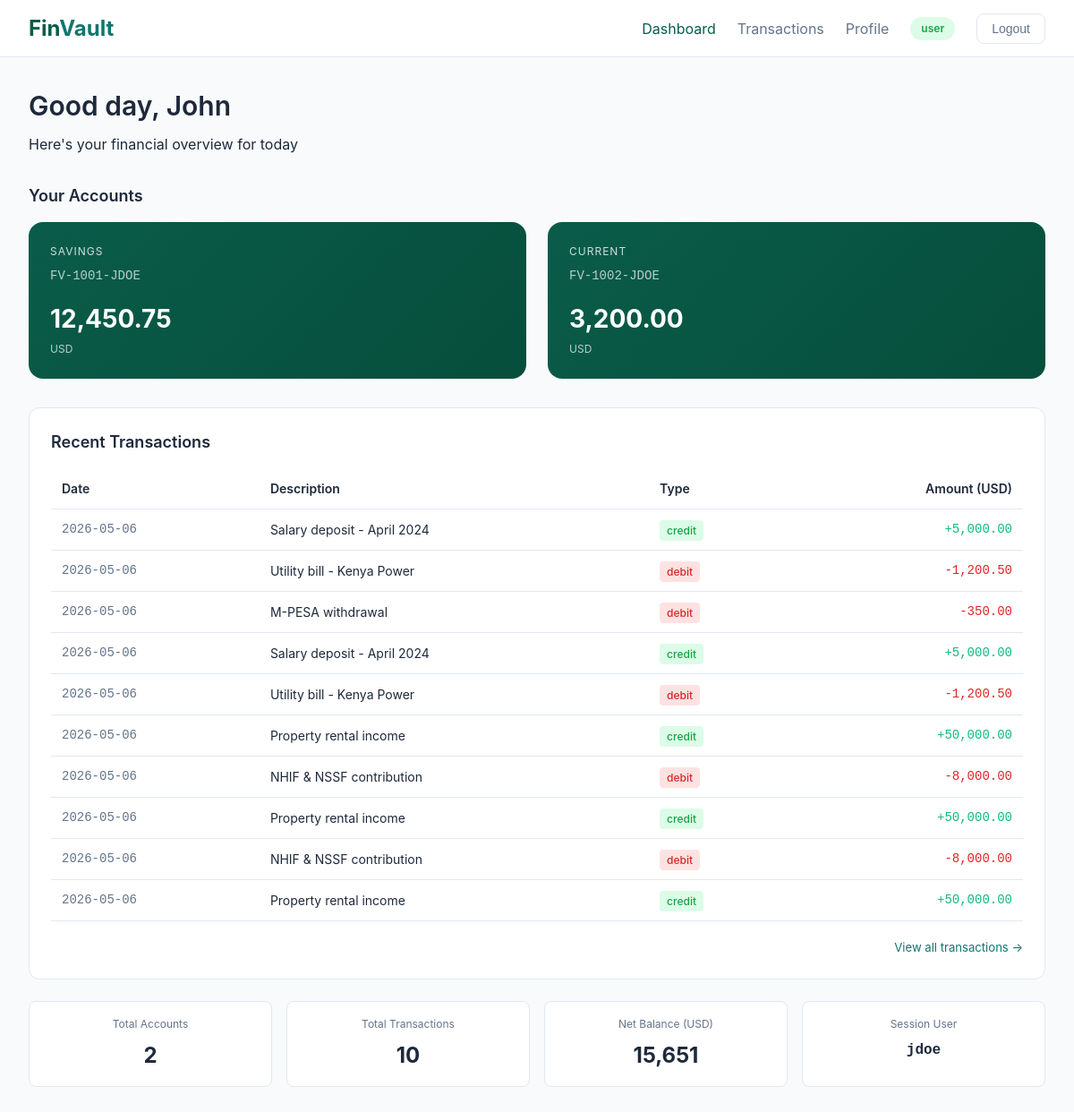
/dashboard (signed in), run on the app's committed database.
### tables this page shows
CREATE TABLE accounts (
            id          INTEGER PRIMARY KEY AUTOINCREMENT,
            user_id     INTEGER,
            account_no  TEXT UNIQUE NOT NULL,
            type        TEXT DEFAULT 'savings',
            balance     REAL DEFAULT 0.0,
            currency    TEXT DEFAULT 'USD',
            FOREIGN KEY (user_id) REFERENCES users(id)
        );

CREATE TABLE transactions (
            id          INTEGER PRIMARY KEY AUTOINCREMENT,
            account_id  INTEGER,
            type        TEXT,
            amount      REAL,
            description TEXT,
            created_at  TEXT DEFAULT (datetime('now')),
            FOREIGN KEY (account_id) REFERENCES accounts(id)
        );

### app.py (the view)
@app.route("/dashboard")
@login_required
def dashboard():
    db = get_db()
    accounts = db.execute(
        "SELECT * FROM accounts WHERE user_id=?", (session["user_id"],)
    ).fetchall()
    recent_txns = []
    for acc in accounts:
        txns = db.execute(
            "SELECT * FROM transactions WHERE account_id=? ORDER BY created_at DESC LIMIT 5",
            (acc["id"],)
        ).fetchall()
        recent_txns.extend(txns)
    db.close()
    return render_template("dashboard.html",
                           accounts=accounts,
                           transactions=recent_txns)

### app.py (called while the page is built)
def get_db():
    db = sqlite3.connect(DB_PATH)
    db.row_factory = sqlite3.Row
    return db

def login_required(f):
    @wraps(f)
    def decorated(*args, **kwargs):
        if "user_id" not in session:
            return redirect(url_for("login"))
        return f(*args, **kwargs)
    return decorated

### templates/dashboard.html (shortened to what this page needs)
{% extends "base.html" %}
{% block body %}
<nav>
  <a class="nav-brand" href="/dashboard">Fin<span>Vault</span></a>
  <div class="nav-links">
    <a href="/dashboard" class="active">Dashboard</a>
    <a href="/transactions">Transactions</a>
    <a href="/profile">Profile</a>
    <span class="badge badge-{{ session.role }}">{{ session.role }}</span>
    <form action="/logout" method="GET" style="display:inline">
      <button class="btn-logout">Logout</button>
    </form>
  </div>
</nav>
<div class="page">
  <div class="page-header">
    <h1>Good day, {{ session.full_name.split()[0] }}</h1>
    <p>Here's your financial overview for today</p>
  </div>
  <div class="card-title">Your Accounts</div>
  {% if accounts %}
  <div class="grid-3" style="margin-bottom:2rem">
    {% for acc in accounts %}
    <div class="account-card">
      <div class="account-type">{{ acc.type }}</div>
      <div class="account-no">{{ acc.account_no }}</div>
      <div class="account-balance">
        {% if acc.balance >= 0 %}
          {{ "{:,.2f}".format(acc.balance) }}
        {% else %}
          -{{ "{:,.2f}".format(acc.balance|abs) }}
        {% endif %}
      </div>
      <div class="account-currency">{{ acc.currency }}</div>
    </div>
    {% endfor %}
  </div>
  {% else %}
  <div class="alert alert-info">No accounts found.</div>
  {% endif %}
  <div class="card">
    <p class="card-title">Recent Transactions</p>
    {% if transactions %}
    <div class="table-wrap">
      <table>
        <thead>
          <tr>
            <th>Date</th>
            <th>Description</th>
            <th>Type</th>
            <th style="text-align:right">Amount (USD)</th>
          </tr>
        </thead>
        <tbody>
          {% for txn in transactions[:10] %}
          <tr>
            <td class="mono text-muted">{{ txn.created_at[:10] }}</td>
            <td>{{ txn.description }}</td>
            <td>
              <span class="tag {% if txn.type == 'credit' %}tag-savings{% else %}tag-current{% endif %}">
                {{ txn.type }}
              </span>
            </td>
            <td style="text-align:right" class="mono {% if txn.type == 'credit' %}credit{% else %}debit{% endif %}">
              {% if txn.type == 'credit' %}+{% else %}-{% endif %}{{ "{:,.2f}".format(txn.amount) }}
            </td>
          </tr>
          {% endfor %}
        </tbody>
      </table>
    </div>
    <div style="margin-top:1rem;text-align:right">
      <a href="/transactions" style="color:var(--accent);font-size:.82rem;text-decoration:none;">
        View all transactions →
      </a>
    </div>
    {% else %}
    <div class="text-muted">No transactions yet.</div>
    {% endif %}
  </div>
  <div class="stat-row">
    <div class="stat">
      <div class="stat-label">Total Accounts</div>
      <div class="stat-value">{{ accounts|length }}</div>
    </div>
    <div class="stat">
      <div class="stat-label">Total Transactions</div>
      <div class="stat-value">{{ transactions|length }}</div>
    </div>
    <div class="stat">
      <div class="stat-label">Net Balance (USD)</div>
      <div class="stat-value">{{ "{:,.0f}".format(accounts|sum(attribute='balance')) }}</div>
    </div>
    <div class="stat">
      <div class="stat-label">Session User</div>
      <div class="stat-value" style="font-family:'DM Mono',monospace;font-size:1rem;">{{ session.username }}</div>
    </div>
  </div>
</div>
{% endblock %}

### templates/base.html (shortened to what this page needs)
<!DOCTYPE html>
<html lang="en">
<head>
</head>
<body>
    {% block body %}{% endblock %}
</body>
</html>

### templates/base.html (style rules this page uses)
:root { --primary: #0a5c4a; --primary-dark: #064e3b; --accent: #0f766e; --bg: #f8fafc; --surface: #ffffff; --text: #1e293b; --text-muted: #64748b; --border: #e2e8f0; --error: #dc2626; --error-bg: #fef2f2; --warning: #f59e0b; --success: #10b981; --info: #3b82f6; }
* { margin: 0; padding: 0; box-sizing: border-box; }
body { font-family: 'Inter', system-ui, -apple-system, 'Segoe UI', Roboto, Helvetica, Arial, sans-serif; background: var(--bg); color: var(--text); line-height: 1.5; }
nav { background: var(--surface); border-bottom: 1px solid var(--border); padding: 0 2rem; display: flex; justify-content: space-between; align-items: center; height: 64px; position: sticky; top: 0; z-index: 10; }
.nav-brand { font-size: 1.5rem; font-weight: 700; text-decoration: none; color: var(--primary); }
.nav-brand span { color: var(--accent); }
.nav-links { display: flex; gap: 1.5rem; align-items: center; }
.nav-links a { text-decoration: none; color: var(--text-muted); transition: color 0.2s; }
.nav-links a:hover, .nav-links a.active { color: var(--primary); }
.btn-logout { background: none; border: 1px solid var(--border); padding: 0.5rem 1rem; border-radius: 8px; cursor: pointer; font-size: 0.875rem; color: var(--text-muted); transition: all 0.2s; }
.badge { padding: 0.25rem 0.75rem; border-radius: 20px; font-size: 0.75rem; font-weight: 600; }
.badge-user { background: #dcfce7; color: #16a34a; }
.page { max-width: 1280px; margin: 2rem auto; padding: 0 2rem; }
.page-header { margin-bottom: 2rem; }
.page-header h1 { font-size: 1.875rem; font-weight: 600; margin-bottom: 0.5rem; }
.card, .auth-card { background: var(--surface); border-radius: 12px; border: 1px solid var(--border); padding: 1.5rem; margin-bottom: 1.5rem; }
.card-title { font-weight: 600; font-size: 1.125rem; margin-bottom: 1rem; color: var(--text); }
.account-card { background: linear-gradient(135deg, var(--primary) 0%, var(--primary-dark) 100%); color: white; padding: 1.5rem; border-radius: 16px; transition: transform 0.2s; }
.account-type { font-size: 0.75rem; text-transform: uppercase; letter-spacing: 1px; opacity: 0.8; margin-bottom: 0.5rem; }
.account-no { font-family: 'DM Mono', monospace; font-size: 0.875rem; opacity: 0.7; margin-bottom: 1rem; }
.account-balance { font-size: 1.75rem; font-weight: 700; margin-bottom: 0.25rem; }
.account-currency { font-size: 0.75rem; opacity: 0.7; }
.grid-3 { display: grid; grid-template-columns: repeat(auto-fit, minmax(280px, 1fr)); gap: 1.5rem; }
.table-wrap { overflow-x: auto; }
table { width: 100%; border-collapse: collapse; }
th { text-align: left; padding: 0.75rem; border-bottom: 1px solid var(--border); font-weight: 600; font-size: 0.875rem; }
td { padding: 0.75rem; border-bottom: 1px solid var(--border); font-size: 0.875rem; }
.mono { font-family: 'DM Mono', monospace; }
.text-muted { color: var(--text-muted); }
.credit { color: var(--success); }
.debit { color: var(--error); }
.tag { padding: 0.25rem 0.5rem; border-radius: 4px; font-size: 0.75rem; font-weight: 500; }
.tag-savings { background: #dcfce7; color: #16a34a; }
.tag-current { background: #fee2e2; color: #dc2626; }
.stat-row { display: grid; grid-template-columns: repeat(auto-fit, minmax(200px, 1fr)); gap: 1rem; margin-top: 1.5rem; }
.stat { background: var(--surface); padding: 1rem; border-radius: 8px; border: 1px solid var(--border); text-align: center; }
.stat-label { font-size: 0.75rem; color: var(--text-muted); margin-bottom: 0.5rem; }
.stat-value { font-size: 1.5rem; font-weight: 700; }

### data on the page
accounts: type "SAVINGS", account_no "FV-1001-JDOE", balance "12,450.75", currency "USD"
accounts: type "CURRENT", account_no "FV-1002-JDOE", balance "3,200.00", currency "USD"
transactions: created_at "2026-05-06", description "Salary deposit - April 2024", type "credit", amount "5,000.00"
transactions: created_at "2026-05-06", description "Utility bill - Kenya Power", type "debit", amount "1,200.50"
transactions: created_at "2026-05-06", description "M-PESA withdrawal", type "debit", amount "350.00"
transactions: created_at "2026-05-06", description "Salary deposit - April 2024", type "credit", amount "5,000.00"
transactions: created_at "2026-05-06", description "Utility bill - Kenya Power", type "debit", amount "1,200.50"
transactions: created_at "2026-05-06", description "Property rental income", type "credit", amount "50,000.00"
transactions: created_at "2026-05-06", description "NHIF & NSSF contribution", type "debit", amount "8,000.00"
transactions: created_at "2026-05-06", description "Property rental income", type "credit", amount "50,000.00"
transactions: created_at "2026-05-06", description "NHIF & NSSF contribution", type "debit", amount "8,000.00"
transactions: created_at "2026-05-06", description "Property rental income", type "credit", amount "50,000.00"

### other printed values
{{ session.role }} "user"
{{ session.full_name.split()[0] }} "John"
{{ accounts|length }} "2"
{{ transactions|length }} "10"
{{ "{:,.0f}".format(accounts|sum(attribute='balance')) }} "15,651"
{{ session.username }} "jdoe"
